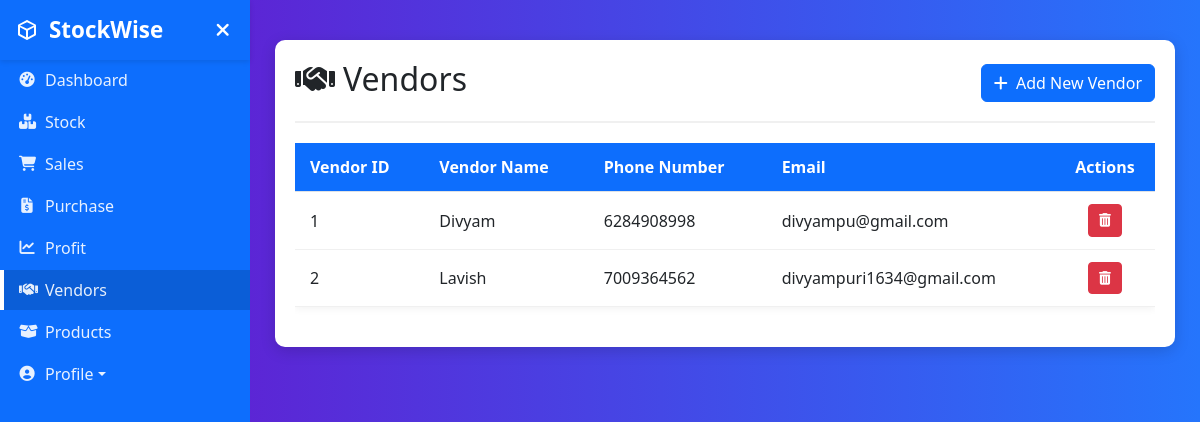
/manage_vendors.php (signed in), run on the app's committed database.
### tables this page shows
CREATE TABLE `vendor` (
  `VendorID` int(10) NOT NULL,
  `Name` varchar(100) NOT NULL,
  `Number` bigint(15) NOT NULL,
  `Email` varchar(100) NOT NULL,
  `UserID` int(10) NOT NULL
);

### manage_vendors.php (the view, shortened to what this page needs)
<?PHP
    include 'functions.php';
    $userid=$_SESSION['userid'];
    $sql="SELECT * FROM `vendor` WHERE `UserID`='$userid'";
    $result=mysqli_query($con,$sql);
    $rows=mysqli_num_rows($result);
?>
<!DOCTYPE html>
<html lang="en">
<head>
    <link rel="stylesheet" href="https://cdnjs.cloudflare.com/ajax/libs/bootstrap/5.3.0/css/bootstrap.min.css">
    <link rel="stylesheet" href="https://cdnjs.cloudflare.com/ajax/libs/bootstrap-icons/1.10.5/font/bootstrap-icons.min.css">
    <link rel="stylesheet" href="https://cdnjs.cloudflare.com/ajax/libs/font-awesome/6.4.0/css/all.min.css">
</head>
<body>
  <div class="wrapper">
    <nav id="sidebar">
      <div class="sidebar-header">
        <h3>
          <span>StockWise</span>
        </h3>
        <button id="sidebarCollapseBtn" class="hamburger-btn">
          <i class="fas fa-times"></i>
        </button>
      </div>
      <div class="sidebar-content">
        <ul class="nav flex-column">
          <li class="nav-item">
            <a href="dashboard.php" class="nav-link">
              <i class="fas fa-tachometer-alt"></i>
              <span>Dashboard</span>
            </a>
          </li>
          <li class="nav-item">
            <a href="stock.php" class="nav-link">
              <i class="fas fa-boxes"></i>
              <span>Stock</span>
            </a>
          </li>
          <li class="nav-item">
            <a href="sales.php" class="nav-link">
              <i class="fas fa-shopping-cart"></i>
              <span>Sales</span>
            </a>
          </li>
          <li class="nav-item">
            <a href="purchase.php" class="nav-link">
              <i class="fas fa-file-invoice-dollar"></i>
              <span>Purchase</span>
            </a>
          </li>
          <li class="nav-item">
            <a href="profit.php" class="nav-link">
              <i class="fas fa-chart-line"></i>
              <span>Profit</span>
            </a>
          </li>
          <li class="nav-item">
            <a href="manage_vendors.php" class="nav-link active">
              <i class="fas fa-handshake"></i>
              <span>Vendors</span>
            </a>
          </li>
          <li class="nav-item">
            <a href="products.php" class="nav-link">
              <i class="fas fa-box-open"></i>
              <span>Products</span>
            </a>
          </li>
          <li class="nav-item dropdown">
            <a href="#" class="nav-link dropdown-toggle" id="profileDropdown" role="button" data-bs-toggle="dropdown" aria-expanded="false">
              <i class="fas fa-user-circle"></i>
              <span>Profile</span>
            </a>
          </li>
        </ul>
      </div>
    </nav>
    <div id="content">
      <div class="vendor-container">
        <div class="vendor-header">
          <h2><i class="fas fa-handshake me-2"></i>Vendors</h2>
          <button type="button" class="btn btn-primary" data-bs-toggle="modal" data-bs-target="#addVendorModal">
            <i class="fas fa-plus me-1"></i> Add New Vendor
          </button>
        </div>
        <?PHP
            if($rows>0)
          {
        ?>
        <div class="table-responsive">
          <table class="vendor-table table">
            <thead>
              <tr>
                <th>Vendor ID</th>
                <th>Vendor Name</th>
                <th>Phone Number</th>
                <th>Email</th>
                <th class="action-cell">Actions</th>
              </tr>
            </thead>
            <tbody id="vendorTableBody">
              <?PHP
                while($row=mysqli_fetch_assoc($result))
                {
              echo "
              <tr>
                <td>".$row['VendorID']."</td>
                <td>".$row['Name']."</td>
                <td>".$row['Number']."</td>
                <td>".$row['Email']."</td>
                <td class='action-cell'>
                  <a href='delete.php?vendor=".$row['VendorID']."'><button class='btn btn-sm btn-danger btn-action' onclick='deleteVendor(this)'>
                    <i class='fas fa-trash-alt'></i>
                  </button></a>
                </td>
              </tr>"; }?>
            </tbody>
          </table>
        </div>
        <?PHP
            }
            else
            {
                echo "<div class='alert alert-danger' role='alert'>
  Vendor Not Available!
</div>";
            }
        ?>
      </div>
    </div>
  </div>

### manage_vendors.php (style rules this page uses)
body { font-family: 'Segoe UI', Tahoma, Geneva, Verdana, sans-serif; background: linear-gradient(to right, #6a11cb, #2575fc); overflow-x: hidden; margin: 0; padding: 0; height: 100vh; }
.wrapper { display: flex; width: 100%; align-items: stretch; }
#sidebar { min-width: 250px; max-width: 250px; background: #0d6efd; color: #fff; transition: all 0.3s; height: 100vh; position: fixed; z-index: 1000; left: 0; }
.sidebar-content { height: calc(100vh - 60px); overflow-y: auto; margin-top: 60px; }
#content { width: 100%; padding: 20px; min-height: 100vh; margin-left: 250px; transition: all 0.3s; }
.sidebar-header { padding: 15px; background: #0d6efd; position: fixed; top: 0; width: 250px; z-index: 1001; height: 60px; display: flex; align-items: center; justify-content: space-between; box-shadow: 0 2px 5px rgba(0,0,0,0.1); }
.sidebar-header h3 { margin: 0; font-weight: 600; font-size: 1.4rem; white-space: nowrap; overflow: hidden; text-overflow: ellipsis; display: flex; align-items: center; }
.sidebar-header .hamburger-btn { color: white; background: transparent; border: none; font-size: 1.2rem; cursor: pointer; padding: 5px; margin-left: 10px; border-radius: 3px; }
.nav-item { width: 100%; }
.nav-link { padding: 8px 15px; color: rgba(255, 255, 255, 0.9) !important; border-left: 4px solid transparent; transition: all 0.2s ease; display: flex; align-items: center; }
.nav-link i { margin-right: 10px; width: 16px; font-size: 0.95rem; text-align: center; flex-shrink: 0; }
.nav-link span { white-space: nowrap; overflow: hidden; text-overflow: ellipsis; display: inline-block !important; }
.active { background: #0b5ed7; border-left-color: #ffffff; }
.nav-item { margin-bottom: 2px; }
.logo-cube { width: 24px; height: 24px; margin-right: 10px; }
.vendor-container { width: 100%; max-width: 900px; padding: 20px; background: #fff; border-radius: 10px; box-shadow: 0 4px 15px rgba(0, 0, 0, 0.15); margin: 20px auto; overflow-y: auto; max-height: 85vh; }
.vendor-header { display: flex; justify-content: space-between; align-items: center; margin-bottom: 20px; border-bottom: 2px solid #f0f0f0; padding-bottom: 15px; }
.vendor-table { width: 100%; border-collapse: collapse; margin-bottom: 20px; box-shadow: 0 2px 8px rgba(0,0,0,0.05); }
.vendor-table th { background-color: #0d6efd; color: white; padding: 12px 15px; text-align: left; font-weight: 600; }
.vendor-table td { padding: 12px 15px; border-bottom: 1px solid #f0f0f0; vertical-align: middle; }
.vendor-table .action-cell { text-align: center; width: 100px; }
.btn-action { padding: 5px 10px; margin: 0 3px; border-radius: 4px; font-size: 0.85rem; }

### data on the page
vendor: VendorID "1", Name "Divyam", Number "6284908998", Email "divyampu@gmail.com"
vendor: VendorID "2", Name "Lavish", Number "7009364562", Email "divyampuri1634@gmail.com"
